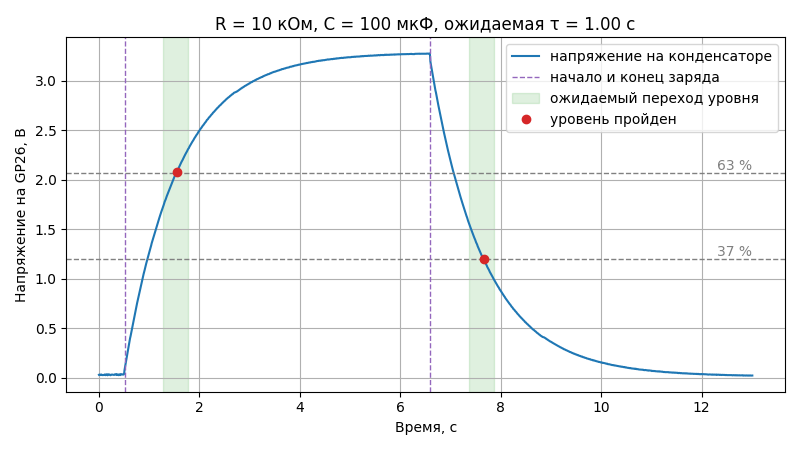

Source code (Python):
# Опыт с RC-цепью на приборе 311-adc. По номиналам деталей ведёт опыт, по 5τ на заряд
# и разряд, сохраняет записи в rc.csv, график в rc.png, номиналы и найденную τ в rc.log
# и сверяет τ с R·C. Приём потока устроен как в get_telemetry.py из п3.1.4.
#
#   python rc.py --r 10 --c 100   — опыт с RC-цепью, R в кОм, C в мкФ
#   python rc.py --plot rc.csv    — разбор готовой записи, номиналы берутся из rc.log

import argparse
import csv
import time

import matplotlib
import serial
from serial.tools import list_ports

# окно не нужно: график сразу сохраняется в файл
matplotlib.use("Agg")
import matplotlib.pyplot as plt

# настоящая τ отличается от R·C из-за допуска деталей: C ±20 %, R ±5 %
TAU_LOW = 0.8 * 0.95
TAU_HIGH = 1.2 * 1.05

VENDOR_ID = 0x2E8A
PRODUCT_ID = 0x000A


def find_board():
    for port in list_ports.comports():
        if port.vid == VENDOR_ID and port.pid == PRODUCT_ID:
            return port
    return None


def parse_record(line):
    """Запись из строки tm: <мкс> <В> <°C> или None, если строка не телеметрии."""
    parts = line.split()
    if len(parts) != 4 or parts[0] != "tm:":
        return None
    try:
        return int(parts[1]), float(parts[2]), float(parts[3])
    except ValueError:
        return None


def collect(device, seconds, period_ms, actions=()):
    records = []
    pending = list(actions)
    with serial.Serial(device, timeout=0.1) as port:
        time.sleep(0.2)
        port.reset_input_buffer()
        port.write(("tm_start %d\r" % period_ms).encode("ascii"))
        started = time.monotonic()
        deadline = started + seconds
        received = ""
        try:
            while time.monotonic() < deadline:
                # команды опыта — в свои моменты от начала приёма
                while pending and time.monotonic() - started >= pending[0][0]:
                    port.write((pending.pop(0)[1] + "\r").encode("ascii"))
                received += port.read(256).decode("ascii", "replace")
                while "\n" in received:
                    line, received = received.split("\n", 1)
                    record = parse_record(line.strip())
                    if record is not None:
                        records.append(record)
                        print("%.3f с  %.3f В  %.1f °C" % (record[0] / 1e6, record[1], record[2]))
        except KeyboardInterrupt:
            print("Остановлено по Ctrl+C")
        finally:
            port.write(b"tm_stop\r")
            port.write(b"charge_off\r")
    return records


def save_csv(records, name):
    # время от первой записи в секундах: так график начинается с нуля
    start_us = records[0][0]
    with open(name, "w", newline="", encoding="utf-8") as f:
        writer = csv.writer(f)
        writer.writerow(["time_s", "voltage_v", "temp_c"])
        for time_us, voltage, temp in records:
            writer.writerow(["%.6f" % ((time_us - start_us) / 1e6), "%.3f" % voltage, "%.1f" % temp])


def load_csv(name):
    times, voltages, temps = [], [], []
    with open(name, newline="", encoding="utf-8") as f:
        for row in csv.DictReader(f):
            times.append(float(row["time_s"]))
            voltages.append(float(row["voltage_v"]))
            temps.append(float(row["temp_c"]))
    return times, voltages, temps


def rc_plan(tau):
    """Период телеметрии, команды опыта и его длительность по ожидаемой τ."""
    # около ста отсчётов на τ, но не чаще, чем умеет прибор
    period_ms = max(10, round(tau * 10))
    # полсекунды покоя, 5τ заряда, 5τ разряда и полсекунды в запас
    actions = [(0.5, "charge_on"), (0.5 + 6 * tau, "charge_off")]
    return period_ms, actions, 1 + 12 * tau


def crossing(voltages, start, level, rising):
    """Номер первой записи от start, на которой напряжение перешло уровень."""
    for i in range(start, len(voltages)):
        if (voltages[i] >= level) if rising else (voltages[i] <= level):
            return i
    return None


def measure_tau(times, voltages):
    """?????? ?? ??????? 2%, 63.2%, 98% ? 36.8%."""
    top = max(voltages)
    peak = voltages.index(top)
    result = {"top": top}

    start = crossing(voltages, 0, 0.02 * top, True)
    end = crossing(voltages, start, 0.632 * top, True) if start is not None else None
    if end is not None and end <= peak:
        result["charge"] = (
            times[start], times[end], voltages[end]
        )

    start = crossing(voltages, peak, 0.98 * top, False)
    end = crossing(voltages, start, 0.368 * top, False) if start is not None else None
    if end is not None:
        result["discharge"] = (
            times[start], times[end], voltages[end]
        )

    return result


def analyze_rc(csv_name, r_kohm, c_uf):
    tau = r_kohm * c_uf / 1000
    low, high = TAU_LOW * tau, TAU_HIGH * tau
    times, voltages, _ = load_csv(csv_name)
    found = measure_tau(times, voltages)
    top = found["top"]

    fig, ax = plt.subplots(figsize=(8, 4.5))
    ax.plot(times, voltages, label="напряжение на конденсаторе")
    ax.axhline(0.632 * top, color="gray", linestyle="--", linewidth=1)
    ax.axhline(0.368 * top, color="gray", linestyle="--", linewidth=1)
    ax.text(times[-1], 0.632 * top, "63 %", va="bottom", ha="right", color="gray")
    ax.text(times[-1], 0.368 * top, "37 %", va="bottom", ha="right", color="gray")

    lines = ["R_kohm = %g" % r_kohm, "C_uf = %g" % c_uf, "tau_expected_s = %.3f" % tau,
             "tau_min_s = %.3f" % low, "tau_max_s = %.3f" % high]
    passed = True
    for key, name in (("charge", "заряда"), ("discharge", "разряда")):
        if key not in found:
            print("τ %s: уровень не пройден, проверьте цепь и номиналы" % name)
            lines.append("tau_%s_s = none" % key)
            passed = False
            continue
        start, end, level = found[key]
        measured = end - start
        inside = low <= measured <= high
        passed = passed and inside
        # от начала и конца заряда отсчитывается ожидаемый момент перехода уровня
        ax.axvline(start, color="tab:purple", linestyle="--", linewidth=1,
                   label="начало и конец заряда" if key == "charge" else None)
        ax.axvspan(start + low, start + high, color="tab:green", alpha=0.15,
                   label="ожидаемый переход уровня" if key == "charge" else None)
        ax.plot([end], [level], "o", color="tab:red",
                label="уровень пройден" if key == "charge" else None)
        print("τ %s: %.3f с, ожидается %.2f–%.2f с, %s" %
              (name, measured, low, high, "в диапазоне" if inside else "вне диапазона"))
        lines.append("tau_%s_s = %.3f" % (key, measured))
    lines.append("result = %s" % ("ok" if passed else "fail"))

    ax.set_title("R = %g кОм, C = %g мкФ, ожидаемая τ = %.2f с" % (r_kohm, c_uf, tau))
    ax.set_xlabel("Время, с")
    ax.set_ylabel("Напряжение на GP26, В")
    ax.grid(True)
    ax.legend(loc="upper right")
    fig.tight_layout()
    fig.savefig("rc.png")
    plt.close(fig)
    print("График сохранён в rc.png")

    with open("rc.log", "w", encoding="utf-8") as f:
        f.write("\n".join(lines) + "\n")
    print("Номиналы и τ записаны в rc.log")
    print("Опыт сошёлся с расчётом" if passed else "Опыт не сошёлся с расчётом")


def read_log(name):
    """Номиналы R и C из rc.log прошлого опыта или None, если файла нет."""
    values = {}
    try:
        with open(name, encoding="utf-8") as f:
            for line in f:
                key, _, value = line.partition("=")
                values[key.strip()] = value.strip()
        return float(values["R_kohm"]), float(values["C_uf"])
    except (OSError, KeyError, ValueError):
        return None


parser = argparse.ArgumentParser(description="Опыт с RC-цепью на приборе 311-adc")
parser.add_argument("--r", type=float, help="сопротивление резистора, кОм")
parser.add_argument("--c", type=float, help="ёмкость конденсатора, мкФ")
parser.add_argument("--plot", metavar="CSV", help="разобрать готовую запись опыта, без платы")
args = parser.parse_args()

if (args.r is None) != (args.c is None):
    parser.error("нужны оба номинала, --r и --c")
if args.r is None:
    # без номиналов можно только разобрать запись, номиналы — из прошлого опыта
    found = read_log("rc.log") if args.plot else None
    if found is None:
        parser.error("укажите номиналы деталей: --r <кОм> --c <мкФ>")
    args.r, args.c = found

tau = args.r * args.c / 1000
print("Ожидаемая τ = R·C = %.3f с" % tau)
if not 1 <= args.r <= 100:
    print("Резистор вне пределов от 1 до 100 кОм, проверка курса такой не примет")
if tau < 0.2:
    print("τ меньше 0,2 с: отсчётов на τ будет мало, возьмите детали из таблицы")

if args.plot:
    analyze_rc(args.plot, args.r, args.c)
else:
    board = find_board()
    if board is None:
        print("Плата не найдена. Проверьте кабель и запишите на плату прошивку прибора.")
    else:
        period_ms, actions, seconds = rc_plan(tau)
        print("Плата на порту %s, опыт %.1f с, период %d мс" % (board.device, seconds, period_ms))
        records = collect(board.device, seconds, period_ms, actions)
        if not records:
            print("Ни одной строки телеметрии не принято.")
        else:
            save_csv(records, "rc.csv")
            print("Записей %d, сохранены в rc.csv" % len(records))
            analyze_rc("rc.csv", args.r, args.c)
